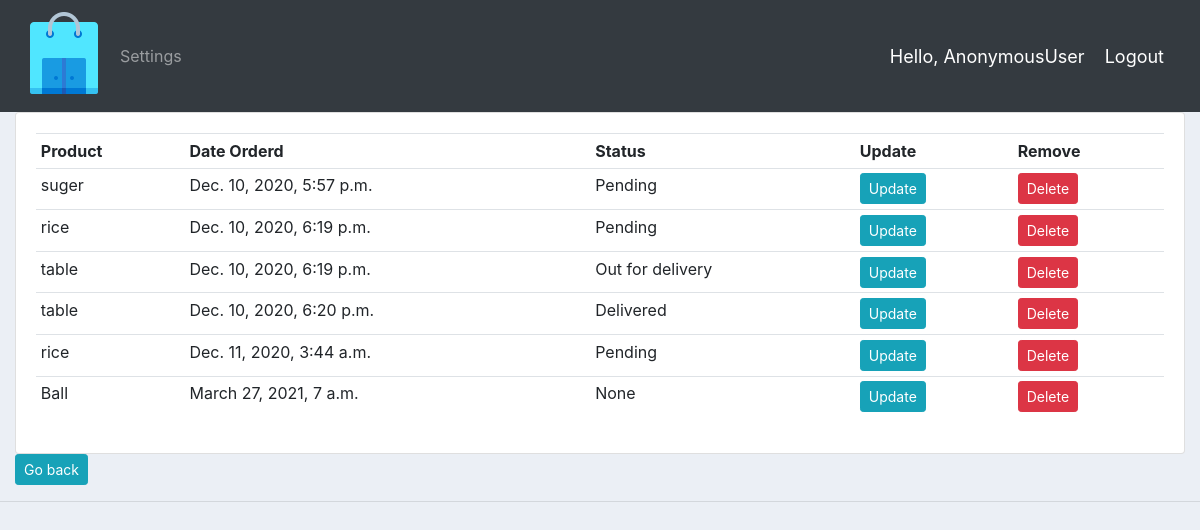
Screenshot of /orders/ with the database file from the repository.
### accounts/models.py (models this page shows, shortened)
class Order(models.Model):
	STATUS = (
			('Pending', 'Pending'),
			('Out for delivery', 'Out for delivery'),
			('Delivered', 'Delivered'),
			)
	customer = models.ForeignKey(Customer, null=True, on_delete= models.SET_NULL)
	product = models.ForeignKey(Product, null=True, on_delete= models.SET_NULL)
	date_created = models.DateTimeField(auto_now_add=True, null=True)
	status = models.CharField(max_length=200, null=True, choices=STATUS)
	note = models.CharField(max_length=1000, null=True)

class Product(models.Model):
	CATEGORY = (
			('Indoor', 'Indoor'),
			('Out Door', 'Out Door'),
			)
	name = models.CharField(max_length=200, null=True)
	price = models.FloatField(null=True)
	category = models.CharField(max_length=200, null=True, choices=CATEGORY)
	description = models.CharField(max_length=200, null=True, blank=True)
	date_created = models.DateTimeField(auto_now_add=True, null=True)
	tags = models.ManyToManyField(Tag)
	def __str__(self):
		return self.name

### accounts/views.py (the view)
# urls.py: path('orders/', views.orders, name='orders'),
def orders(request):
	orders = Order.objects.all()
	context = {'orders':orders}
	return render(request, 'accounts/orders.html',context)

### accounts/templates/accounts/orders.html
{%  extends 'accounts/main.html' %}
{% block content %}
<div class="card card-body">
			<table class="table table-sm">
				<tr>
					<th>Product</th>
					<th>Date Orderd</th>
					<th>Status</th>
					<th>Update</th>
					<th>Remove</th>
				</tr>
				{% for order in orders %}
					<tr>
						<td>{{order.product}}</td>
						<td>{{order.date_created}}</td>
						<td>{{order.status}}</td>
						<td><a class="btn btn-sm btn-info" href="{% url 'update_order' order.id %}">Update</a></td>
						<td><a class="btn btn-sm btn-danger" href="{% url 'delete_order' order.id %}">Delete</a></td>
					</tr>
				{% endfor %}
			</table>
</div>
<td><a class="btn btn-sm btn-info" href="{% url 'home'  %}">Go back</a></td>
{% endblock %}

### accounts/templates/accounts/main.html (shortened to what this page needs)
{% load static %}
<!DOCTYPE html>
<html>
<head>
	<link rel="stylesheet" href="https://stackpath.bootstrapcdn.com/bootstrap/4.3.1/css/bootstrap.min.css">
	<link rel="stylesheet" type="text/css" href="{% static '/css/main.css' %}">
</head>
<body>
	{%  include 'accounts/navbar.html' %}
	<div class="container-fluid">
	{% block content %}
	{% endblock %}
    </div>
	<hr>
</body>
</html>

### accounts/templates/accounts/navbar.html (shortened to what this page needs)
{% load static %}
<nav class="navbar navbar-expand-lg navbar-dark bg-dark">
 <img src="{% static 'images/logo.png' %}">
  <div class="collapse navbar-collapse" id="navbarNav">
    <ul class="navbar-nav">
      {% if request.user.is_staff %}
      <li class="nav-item active">
        <a class="nav-link" href="{% url 'home' %}">Dashboard</a>
      </li>
      <li class="nav-item">
        <a class="nav-link" href="{% url 'products' %}">Products</a>
      </li>
      {% else %}
       <li class="nav-item">
        <a class="nav-link" href="{% url 'account' %}">Settings</a>
      </li>
      {% endif %}
    </ul>
  </div>
  <span class="hello-msg">Hello, {{request.user}}</span>
  <span ><a  class="hello-msg" href="{% url 'logout' %}">Logout</a></span>
</nav>

### static/css/main.css (style rules this page uses)
body { background-color: #ebeff5; }

### accounts/templates/accounts/navbar.html (style rules this page uses)
.hello-msg { font-size: 18px; color: #fff; margin-right: 20px; }

### rows the page displays
Order: product "suger", date_created "Dec. 10, 2020, 5:57 p.m.", status "Pending"
Order: product "rice", date_created "Dec. 10, 2020, 6:19 p.m.", status "Pending"
Order: product "table", date_created "Dec. 10, 2020, 6:19 p.m.", status "Out for delivery"
Order: product "table", date_created "Dec. 10, 2020, 6:20 p.m.", status "Delivered"
Order: product "rice", date_created "Dec. 11, 2020, 3:44 a.m.", status "Pending"
Order: product "Ball", date_created "March 27, 2021, 7 a.m.", status "None"

### other values shown
{{ request.user }} "AnonymousUser"
